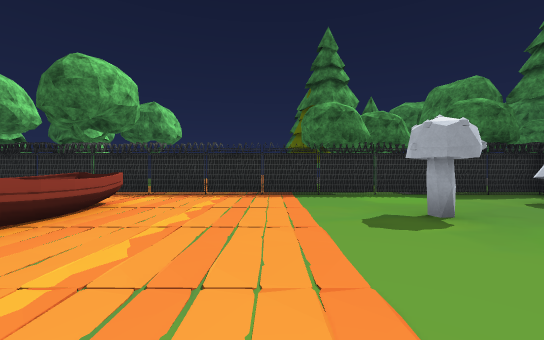
View 1 (above)

16 first-person views from a walk through a scene from a Unity 3-D project. The camera is 1.2 m above the floor, looks level and sees 90° across. The floor is counted in squares, 2 m on a side. Each view is taken from the middle of a square. On the plan, view 1 faces up. The plan holds only what a view shows up to about 9 squares ahead; the rest is blank. The place goes on beyond the plan. The player is left out. Some surface patterns are stand-ins.

View 2
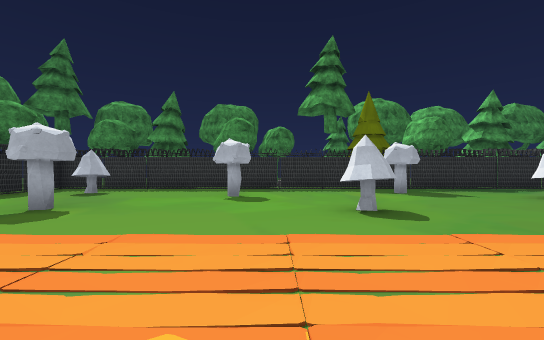

View 3
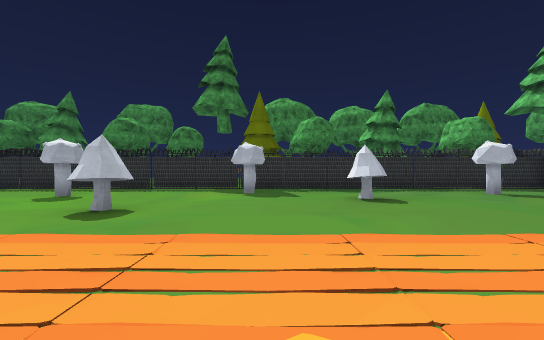

View 4
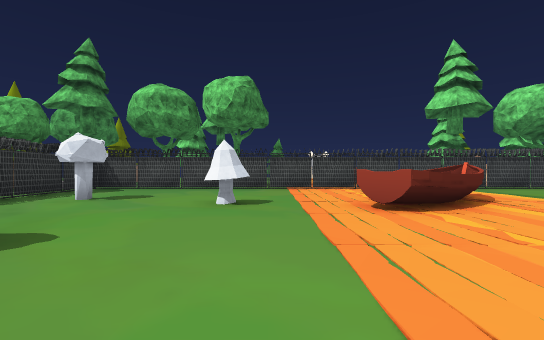

View 5
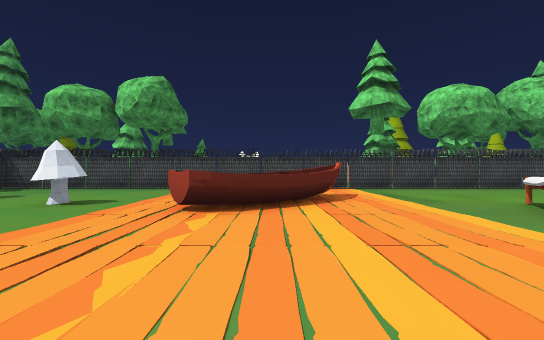

View 6
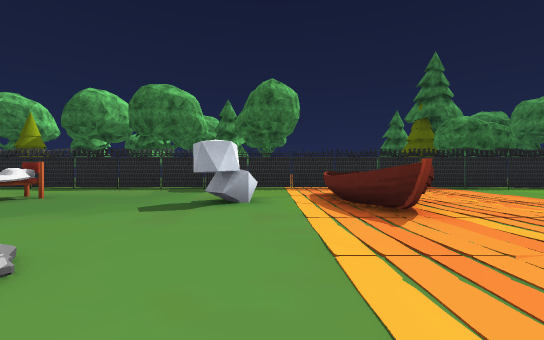

View 7
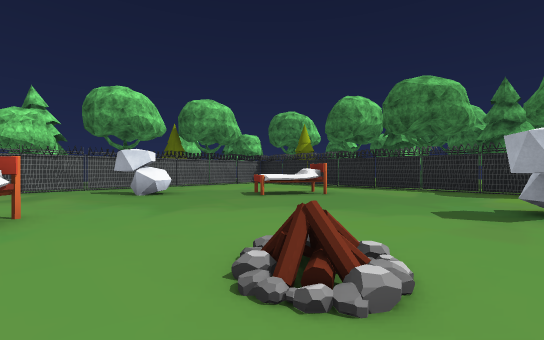

View 8
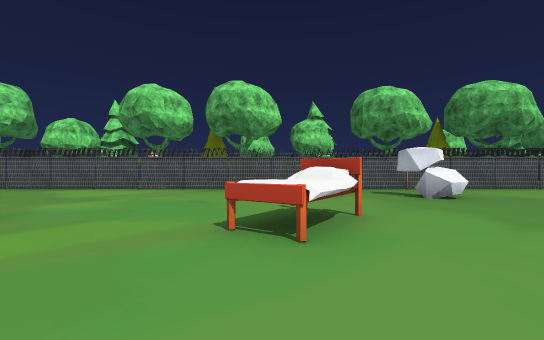

View 9
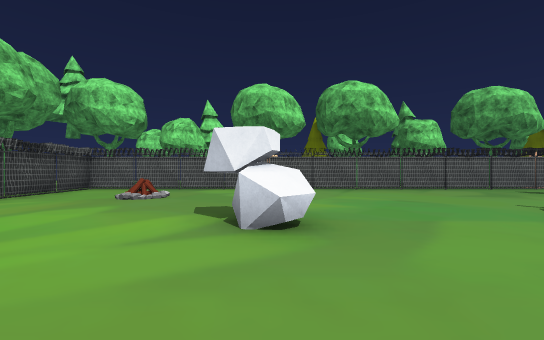

View 10
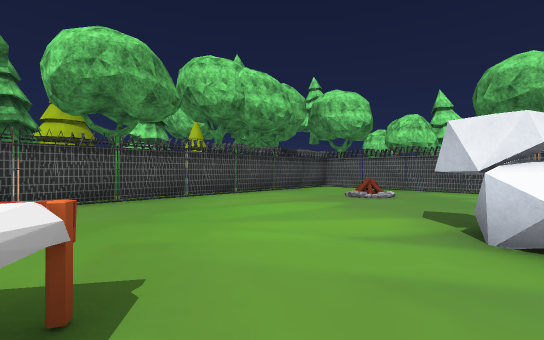

View 11
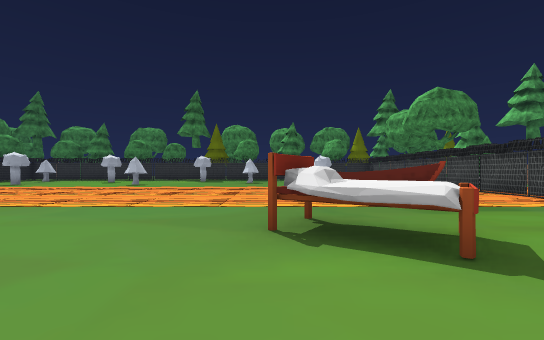

View 12
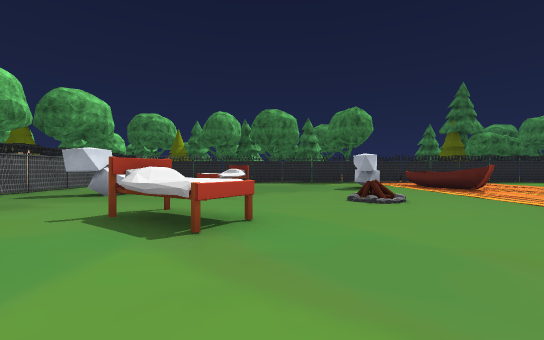

View 13
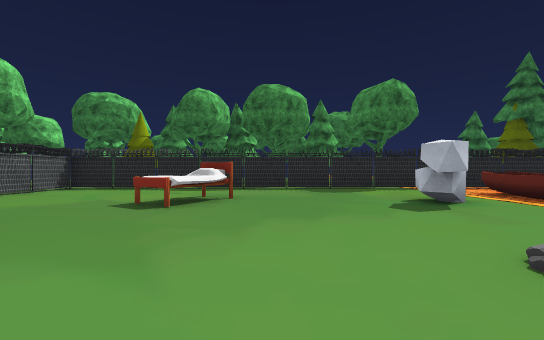

View 14
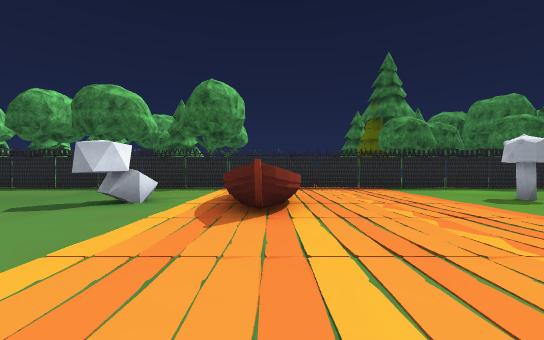

View 15
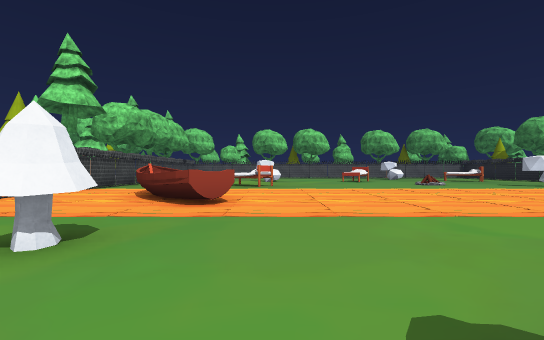

View 16
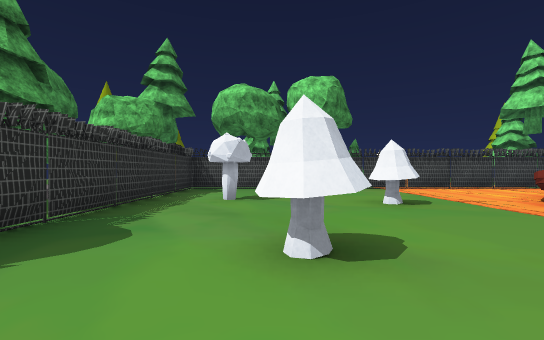

### Floor plan
Points are (right, up) in squares from view 1. A wall is a line through its corners. A room is listed if a view was taken in it or the views show most of it. See-through windows are left out.
Room 1 (views 1, 2, 3, 4, 5, 6, 7, 8, 9, 10, 11, 12, 13, 14, 15, 16)
walls: (-3, -12.6) (-2, -12.4); (-6.3, -12.7) (-5.6, -12.5); (-1.2, 6.7) (-3, 6.5); (-7.7, -12.7) (-6.9, -12.5); (-9.5, 6.7) (-11.3, 6.5); (1.5, 6.7) (-0.2, 6.5); (-15.5, -2.6) (-15.3, -4.4); (6.6, 2) (6.4, 2.9); (3.4, -12.6) (4.1, -12.5); (6.6, -9) (6.5, -8.4); (3.5, 6.7) (-13.5, 6.7); (-15.4, -7.6) (-15.4, -9.6); (4.5, -12.5) (6.6, -12.7) (6.6, 6.7) (5.3, 6.7); (6.6, 4.7) (6.4, 5.6); (-15.4, 4.5) (-15.4, -6.5); (-15.5, -10.6) (-15.5, -12.3); (-15.4, -12.6) (6.6, -12.6); (-15.4, 6.7) (-15.4, 5.5)
low walls: (-7.9, -12.5) (-7.3, -12.6); (6.5, 0.4) (6.5, 1); (6.5, 4.6) (6.6, 5.2)
ways out: opening at (-15, -10); opening at (-15, 5)
objects: bonfire (-13, -10); other object (-13, 0) to (-13, 1); bed (-11, -3) to (-10, -2); bed (-11, 3) to (-10, 4); other object (-10, -7); bed (-7, -8) to (-6, -7); bonfire (-7, -1); other object (-6, 3); boat (-4, 2) to (-3, 5); boat (-3, -10) to (-1, -8); mushroom (2, -9); mushroom (2, -1); mushroom (2, 4); mushroom (4, -6); mushroom (4, 1); other object (4, 7); mushroom (5, -10); mushroom (5, -3); mushroom (5, 5); tree (5, 7)

Where each view was taken, in squares from view 1:
view 1: 0 up, 0 right, facing up
view 2: 0 up, 2 left, facing right
view 3: 4 down, 2 left, facing right
view 4: 4 down, 1 right, facing down
view 5: 4 down, 2 left, facing down
view 6: 2 down, 5 left, facing up
view 7: 2 down, 6 left, facing up-left
view 8: 3 down, 7 left, facing left
view 9: 7 down, 7 left, facing left
view 10: 7 down, 7 left, facing down-left
view 11: 7 down, 9 left, facing right
view 12: 6 down, 9 left, facing up
view 13: 2 down, 9 left, facing up
view 14: 2 down, 3 left, facing up
view 15: 7 down, 4 right, facing left
view 16: 4 down, 4 right, facing down
